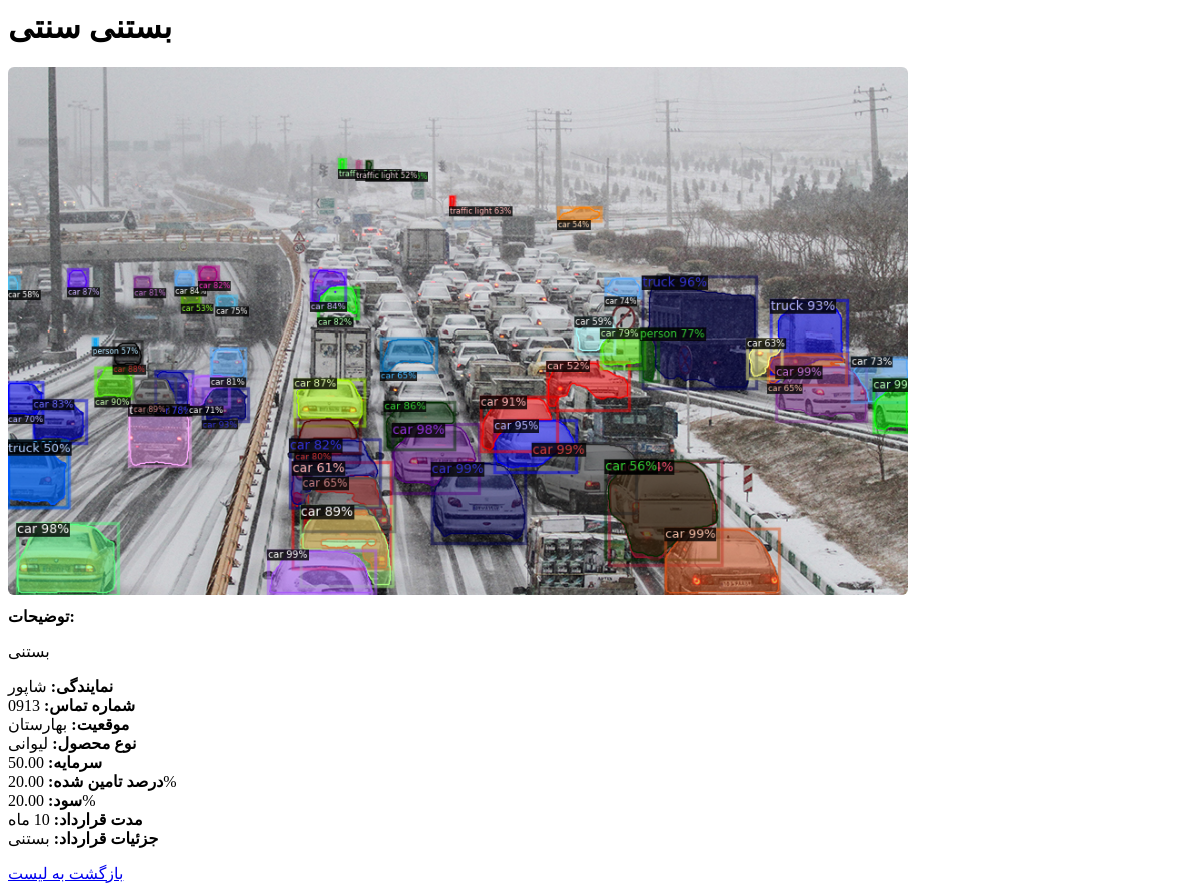
Before: /workshops/1/ (signed in) with the older database file.
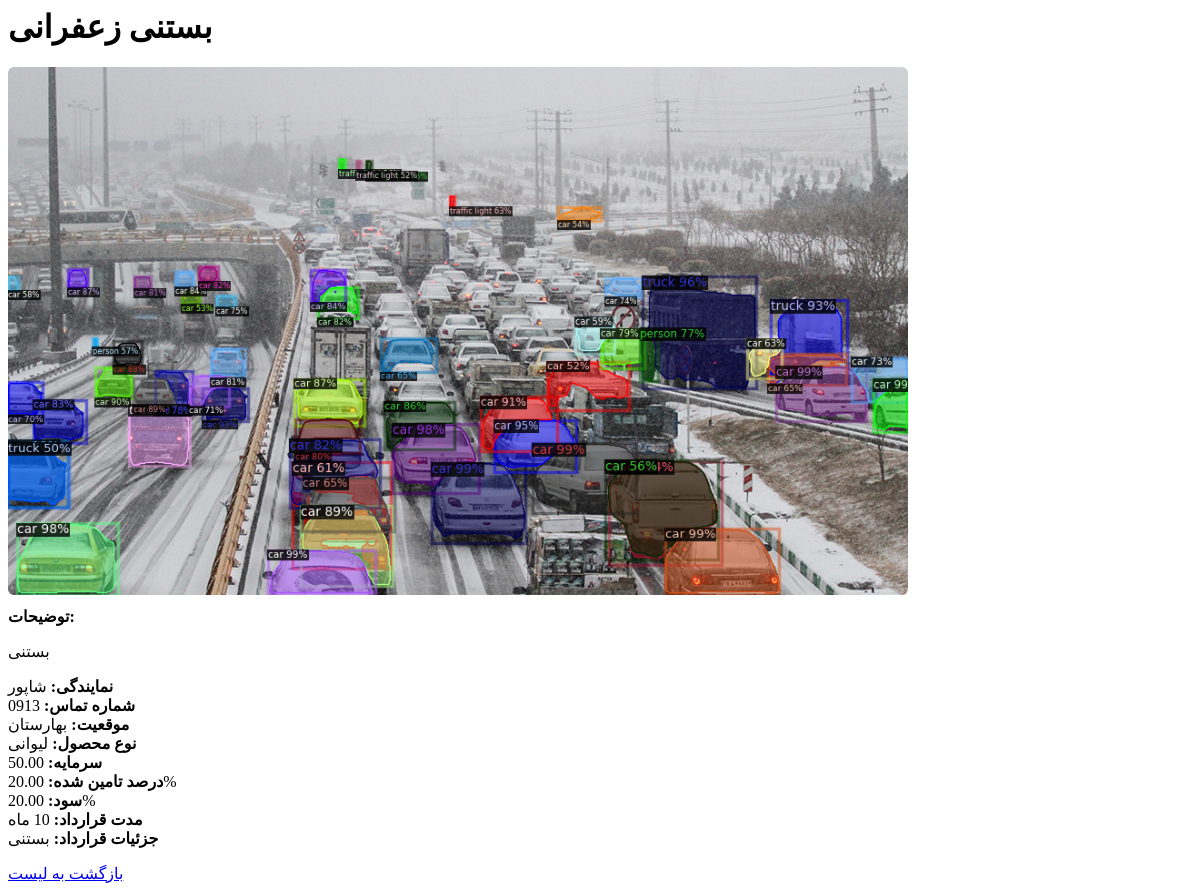
After: the same page with the newer database file.
### workshops/models.py (models this page shows, shortened)
class Workshop(models.Model):
    owner = models.ForeignKey(User, on_delete=models.CASCADE, related_name='workshops')
    name = models.CharField(max_length=255, verbose_name="نام کارگاه")
    description = models.TextField(verbose_name="توضیحات")
    cover_image = models.ImageField(upload_to='workshops/', null=True, blank=True)
    representative = models.CharField(max_length=255, verbose_name="نمایندگی")
    phone = models.CharField(max_length=20, verbose_name="شماره تماس")
    location = models.CharField(max_length=255, verbose_name="موقعیت کارگاه")
    product_type = models.CharField(max_length=255, verbose_name="نوع محصول")
    investment_needed = models.DecimalField(max_digits=12, decimal_places=2, verbose_name="سرمایه مورد نیاز")
    funded_percentage = models.DecimalField(max_digits=5, decimal_places=2, verbose_name="درصد تأمین شده", default=0)
    profit_percentage = models.DecimalField(max_digits=5, decimal_places=2, verbose_name="درصد سود")
    duration_months = models.IntegerField(verbose_name="مدت قرارداد (ماه)")
    contract_details = models.TextField(verbose_name="جزئیات قرارداد")

### workshops/views.py (the view)
# urls.py: path('workshops/<int:pk>/', workshop_detail_view, name='workshop_detail'),
@login_required
def workshop_detail_view(request, pk):
    workshop = get_object_or_404(Workshop, pk=pk)
    return render(request, 'workshop_detail.html', {'workshop': workshop})

### templates/workshop_detail.html
{% load static %}
<div class="container" style="max-width:900px;">
    <h1>{{ workshop.name }}</h1>
    {% if workshop.cover_image %}
        <div style="margin-bottom:12px;">
            <img src="{{ workshop.cover_image.url }}" alt="کاور" style="max-width:100%; height:auto; border-radius:6px;">
        </div>
    {% endif %}
    <div class="field-row">
        <strong>توضیحات:</strong>
        <p>{{ workshop.description }}</p>
    </div>
    <div class="field-row"><strong>نمایندگی:</strong> {{ workshop.representative }}</div>
    <div class="field-row"><strong>شماره تماس:</strong> {{ workshop.phone }}</div>
    <div class="field-row"><strong>موقعیت:</strong> {{ workshop.location }}</div>
    <div class="field-row"><strong>نوع محصول:</strong> {{ workshop.product_type }}</div>
    <div class="field-row"><strong>سرمایه:</strong> {{ workshop.investment_needed }}</div>
    <div class="field-row"><strong>درصد تامین شده:</strong> {{ workshop.funded_percentage }}%</div>
    <div class="field-row"><strong>سود:</strong> {{ workshop.profit_percentage }}%</div>
    <div class="field-row"><strong>مدت قرارداد:</strong> {{ workshop.duration_months }} ماه</div>
    <div class="field-row"><strong>جزئیات قرارداد:</strong> {{ workshop.contract_details }}</div>
    <div style="margin-top:16px;">
        <a class="button-link secondary" href="{% url 'dashboard' %}">بازگشت به لیست</a>
    </div>
</div>

Changed rows visible on the page:
changed Workshop "بستنی": name "بستنی سنتی" → "بستنی زعفرانی"
